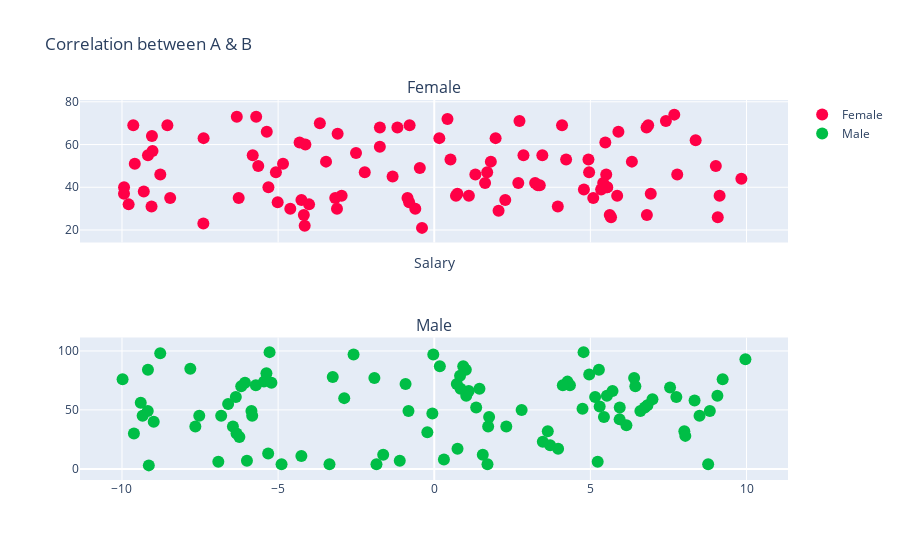

The code cell stored with this chart in its notebook:
### Code cell
# SHARING X AXIS 
fig = plotly.subplots.make_subplots(rows = 2,
                                    cols = 1,
                                    subplot_titles = ("Female","Male"),
                                    shared_xaxes = True,)  # CAN BE x
                  
fig.append_trace( trace0, 1, 1) # row 1, col 1
fig.append_trace( trace1, 2, 1)

fig.layout.update( title = "Correlation between A & B ",
                   xaxis = dict(title = "Salary" )  )
iplot(fig);

### Figure 1 — Plotly figure (JSON) as saved in the notebook; plotly's stock layout.template omitted (floating-point values rounded to 4 significant figures)
{"data": [{"marker": {"color": "rgba(255,0,70,1)", "size": 12}, "mode": "markers", "name": "Female", "type": "scatter", "x": [6.8, -5.07, 3.957, -0.8041, 0.7417, -3.095, 5.858, -5.814, 1.11, -7.387, 5.41, -3.465, 8.372, 5.621, 5.092, -2.505, -9.022, 1.812, 0.4239, -9.934, -4.253, 4.938, 5.898, 3.379, -2.966, -9.302, -4.008, 0.1627, 6.81, -8.546, 2.691, -4.312, 9.836, 6.851, 2.06, -4.61, 5.344, 7.419, -1.18, 1.628, 5.479, 5.541, 6.33, -9.788, -8.457, -0.4618, 7.782, 9.08, 2.274, -3.115, -8.773, -6.323, -5.363, -7.395, 6.934, -9.936, -5.703, -0.3918, 9.139, 1.696, 3.23, -9.041, 0.5199, 2.73, -0.7897, 4.793, -0.8559, -3.663, 5.662, -9.59, -5.636, -3.171, -4.127, -1.742, -1.741, -4.149, 4.224, 4.96, -9.638, 9.017, -9.168, 5.508, 7.687, -4.843, -9.054, 5.529, -5.311, -2.225, -4.176, 2.857, 4.093, 3.462, -6.262, 1.965, 1.317, -5.014, 0.6959, -1.333, 3.318, -0.6069], "xaxis": "x", "y": [68, 47, 31, 33, 37, 65, 36, 55, 36, 63, 42, 52, 62, 27, 35, 56, 57, 52, 72, 40, 34, 53, 66, 41, 36, 38, 32, 63, 27, 69, 42, 61, 44, 69, 29, 30, 39, 71, 68, 42, 61, 40, 52, 32, 35, 49, 46, 26, 34, 30, 46, 73, 66, 23, 37, 37, 73, 21, 36, 47, 42, 64, 53, 71, 69, 39, 35, 70, 26, 51, 50, 35, 60, 59, 68, 22, 53, 47, 69, 50, 55, 46, 74, 51, 31, 40, 40, 47, 27, 55, 69, 55, 35, 63, 46, 33, 36, 45, 41, 30], "yaxis": "y"}, {"marker": {"color": "rgba(0,190,70,1)", "size": 12}, "mode": "markers", "name": "Male", "type": "scatter", "x": [0.1792, -5.714, -9.4, -4.256, 8.826, 4.267, -7.812, 9.966, 7.552, 5.53, -0.06052, -7.525, 5.298, 1.343, -5.999, 0.7228, -2.584, 2.798, -9.618, 6.828, -8.984, 5.234, 8.009, -2.883, 6.743, -6.601, 5.941, 8.041, -6.182, 7.754, 5.152, 3.712, -9.339, -4.89, 6.602, 3.477, 4.749, -5.453, -1.85, 9.068, -1.917, -6.241, -5.374, 5.937, -0.8251, 1.105, -5.274, -0.03066, 0.7457, 6.154, 1.448, -3.355, -6.824, 9.237, 1.025, 6.988, 6.441, 5.273, 1.726, 0.3099, 8.337, 4.963, 1.011, -7.65, 6.402, -0.2212, -6.354, 4.345, -6.447, 4.118, 5.435, -1.635, -3.251, 8.772, -9.175, 0.928, 5.709, -5.214, -6.061, -6.915, -5.319, -1.104, 0.8437, 8.496, 3.636, 1.705, 0.8274, -5.83, -6.331, -9.169, 1.757, -0.919, 2.308, -9.141, -8.776, -5.854, 4.781, 3.967, 1.554, -9.981], "xaxis": "x2", "y": [87, 71, 56, 11, 49, 74, 85, 93, 69, 62, 47, 45, 53, 52, 7, 72, 97, 50, 30, 54, 40, 6, 32, 60, 52, 55, 52, 28, 70, 61, 61, 20, 45, 4, 49, 23, 51, 74, 4, 62, 77, 27, 81, 42, 49, 66, 99, 97, 17, 37, 68, 4, 45, 76, 62, 59, 70, 84, 36, 8, 58, 80, 84, 36, 77, 31, 61, 71, 36, 71, 44, 12, 78, 4, 49, 87, 66, 73, 73, 6, 13, 7, 68, 45, 32, 4, 79, 45, 30, 84, 44, 72, 36, 3, 98, 49, 99, 17, 12, 76], "yaxis": "y2"}], "layout": {"annotations": [{"font": {"size": 16}, "showarrow": false, "text": "Female", "x": 0.5, "xanchor": "center", "xref": "paper", "y": 1, "yanchor": "bottom", "yref": "paper"}, {"font": {"size": 16}, "showarrow": false, "text": "Male", "x": 0.5, "xanchor": "center", "xref": "paper", "y": 0.375, "yanchor": "bottom", "yref": "paper"}], "title": {"text": "Correlation between A & B "}, "xaxis": {"anchor": "y", "domain": [0, 1], "matches": "x2", "showticklabels": false, "title": {"text": "Salary"}}, "xaxis2": {"anchor": "y2", "domain": [0, 1]}, "yaxis": {"anchor": "x", "domain": [0.625, 1]}, "yaxis2": {"anchor": "x2", "domain": [0, 0.375]}}}
